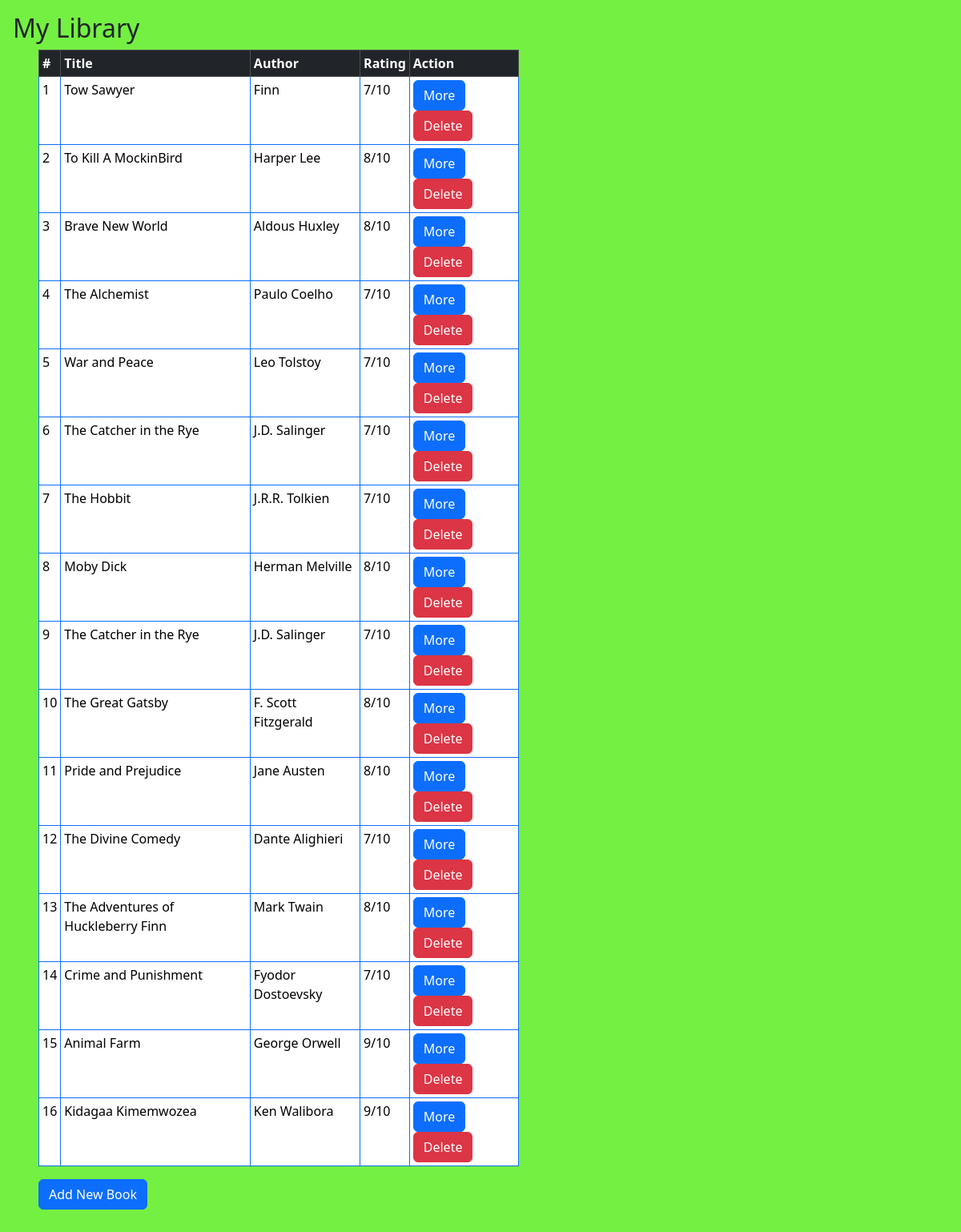
The app's page /books, older data.
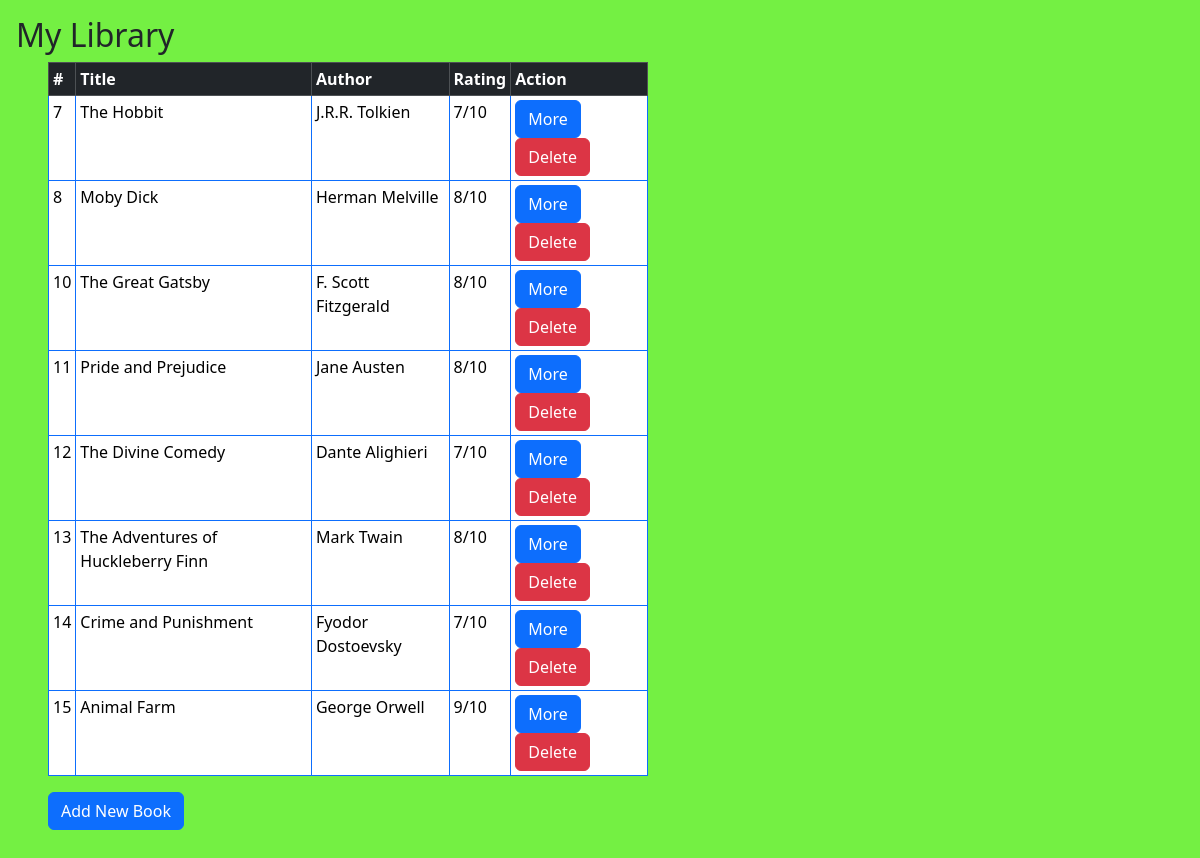
The same page, newer data.
### book_model.py (models this page shows)
class Book(db.Model):
    id: Mapped[int] = mapped_column(Integer, primary_key=True)
    title: Mapped[str] = mapped_column(String, unique=True)
    author: Mapped[str] = mapped_column(String)
    rating: Mapped[int] = mapped_column(Integer)

### main.py (the view)
@app.route("/books")
def index():
    books = db.session.query(Book).all()
    return render_template("home.html", books=books)

### templates/home.html (shortened to what this page needs)
<!DOCTYPE html>
{% extends 'index.html' %}
{% block style%}
{{bootstrap.load_css()}}
<link rel="stylesheet" href="{{url_for('static', filename='flash.css')}}">
{% endblock %}
{% block content %}
<h2 class="ms-3 mt-3">My Library</h2>
<table class="table table-bordered border-primary ms-5 table-sm" style="width: 50%;">
  <thead class="table-dark" >
    <tr >
      <th scope="col">#</th>
      <th  scope="col">Title</th>
      <th scope="col">Author</th>
      <th scope="col">Rating</th>
      <th scope="col">Action</th>
    </tr>
  </thead>
{% for book in books %}
 <tbody  >
    <tr class="bg-info">
      <td class="col">{{book.id}}</td>
      <td class="col ">{{book.title}}</td>
      <td class="col ">{{book.author}}</td>
      <td class="col ">{{book.rating}}/10</td>
      <td class="col">
        <a class="btn btn-primary" href="{{url_for('book_detail', id=book.id)}}">More</a>
        <a class="btn btn-danger" href="{{url_for('delete_book' ,id=book.id)}}">Delete</a>
      </td>
    </tr>
</tbody>
{% endfor %}
</table>
<a href="{{url_for('create_book')}}" class="btn btn-primary  ms-5 mb-5">Add New Book</a>
{% endblock%}

### templates/index.html (shortened to what this page needs)
<!DOCTYPE html>
<html lang="en">
<head>
    {% block head %}
        {% block style%}{% endblock %}
    {% endblock %}
</head>
<body style="background-color:  #74F043;">
    {% block content %}
    {% endblock %}
</body>
</html>

Row changes from the older to the newer data that the page shows:
removed Book: id "1", title "Tow Sawyer", author "Finn", rating "7"
removed Book: id "2", title "To Kill A MockinBird", author "Harper Lee", rating "8"
removed Book: id "3", title "Brave New World", author "Aldous Huxley", rating "8"
removed Book: id "4", title "The Alchemist", author "Paulo Coelho", rating "7"
removed Book: id "5", title "War and Peace", author "Leo Tolstoy", rating "7"
removed Book: id "6", title "The Catcher in the Rye", author "J.D. Salinger", rating "7"
removed Book: id "9", title "The Catcher in the Rye", author "J.D. Salinger", rating "7"
removed Book: id "16", title "Kidagaa Kimemwozea", author "Ken Walibora", rating "9"
